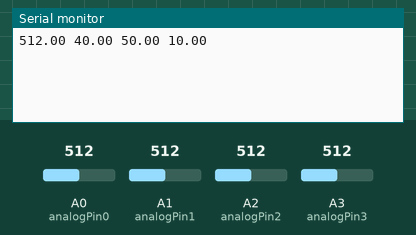
Bench run of a sketch on a simulated Arduino Uno, built with avr-gcc and run on an emulated ATmega328P. Shown: the last lines printed to the serial monitor. Inputs (shaded band) come from the test bench; at power-on: A0 (analogPin0) = 512, A1 (analogPin1) = 512, A2 (analogPin2) = 512, A3 (analogPin3) = 512.

Above: at 1.2 s.
1.3 s: A0 (analogPin0) set to 716
At 4.4 s:
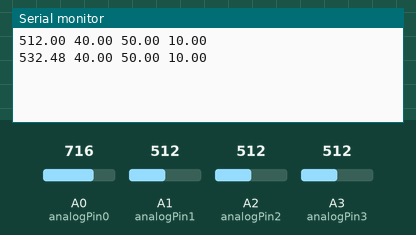
4.8 s: A1 (analogPin1) set to 716
At 6.8 s:
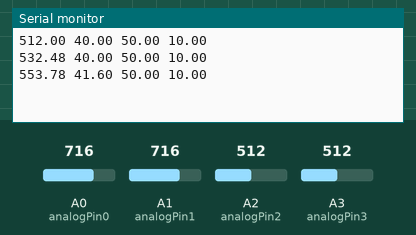
8.3 s: A2 (analogPin2) set to 716
At 10.4 s:
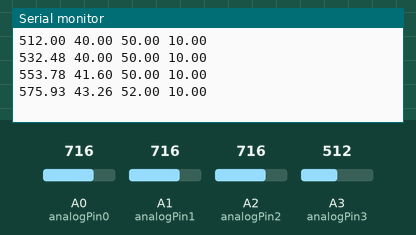
11.8 s: A3 (analogPin3) set to 716
At 12.7 s:
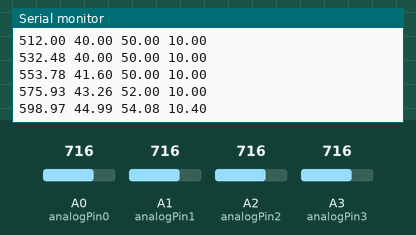
15.3 s: A0 (analogPin0) set to 992
At 18.6 s:
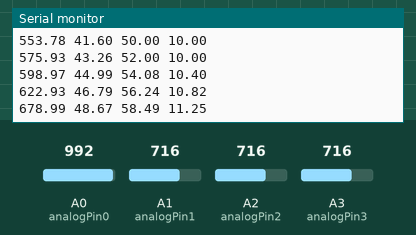
18.8 s: A1 (analogPin1) set to 992
At 22.1 s:
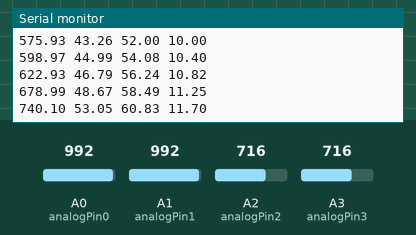
Timing chart, 0 to 23.3 s (numbered marks = the images above; inputs shaded):
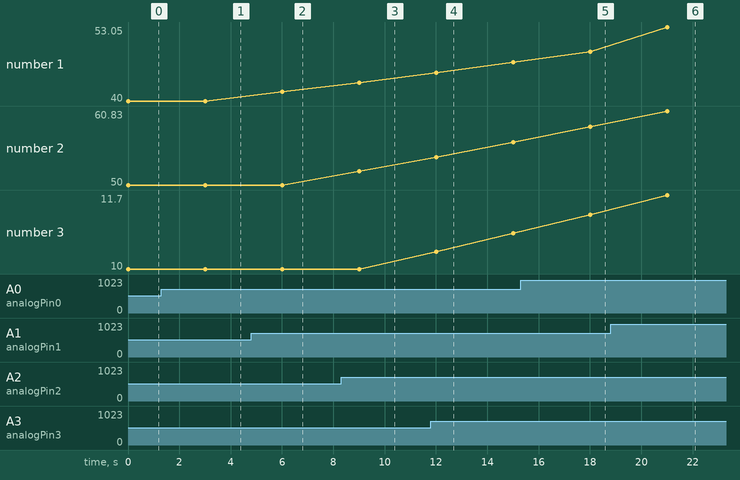

Measured:
- after the input at 1.3 s, the serial monitor: prints a new line after 1.7 s (image 1)
- after the input at 4.8 s, the serial monitor: prints a new line after 1.2 s (image 2)
- after the input at 8.3 s, the serial monitor: prints a new line after 0.71 s (image 3)
- after the input at 11.8 s, the serial monitor: prints a new line after 0.21 s (image 4)
- after the input at 15.3 s, the serial monitor: prints a new line after 2.7 s (image 5)
- after the input at 18.8 s, the serial monitor: prints a new line after 2.2 s (image 6)
- plotted number 1: 40 → 41.6 after the input at 4.8 s, 48.67 → 53.05 after the input at 18.8 s
- plotted number 2: 50 → 52 after the input at 8.3 s

The sketch:

dataCollectorAnalog.ino
```cpp
// This code is measuring values from sensors, so the sensor readings will reflect the real-world conditions.

float analogPin0 = A0, analogPin1 = A1, analogPin2 = A2, analogPin3 = A3;
float temperature, airHumidity, groundHumidity, windIntensity, tempValue;

void setup() {
        Serial.begin(9600);
        temperature = analogRead(analogPin0);
        airHumidity = 40.0;
        groundHumidity = 50.0;
        windIntensity = 10.0;
}

void loop() {
        tempValue = (analogRead(analogPin0)-511)/50;
        temperature += temperature * tempValue/100;

        tempValue = (analogRead(analogPin1)-511)/50;
        airHumidity += airHumidity * tempValue/100;

        tempValue = (analogRead(analogPin2)-511)/50;
        groundHumidity += groundHumidity * tempValue/100;

        tempValue = (analogRead(analogPin3)-511)/50;
        windIntensity += windIntensity * tempValue/100;
        if (windIntensity < 0) windIntensity = 0;

        String toPrint = String(temperature) + ' ' + String(airHumidity) + ' ' + String(groundHumidity) + ' ' + String(windIntensity);
        Serial.println(toPrint);

        delay(3000);
}
```
